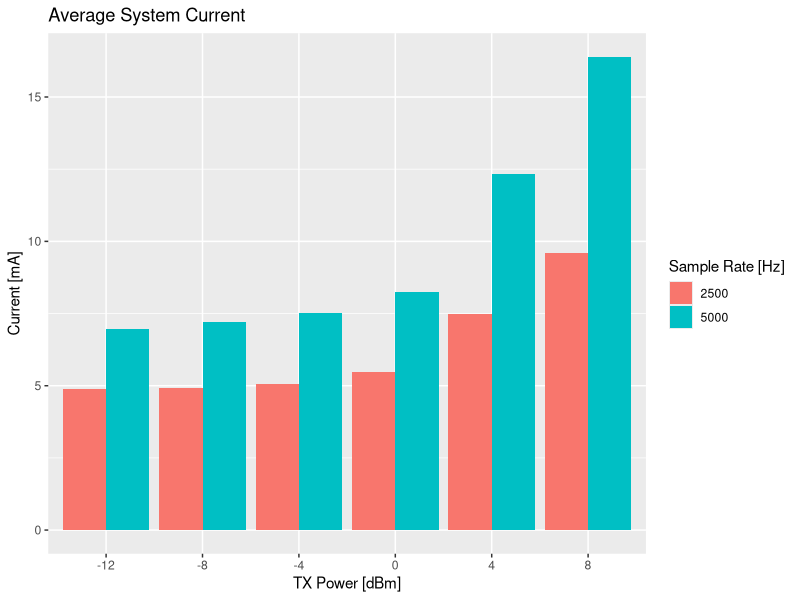
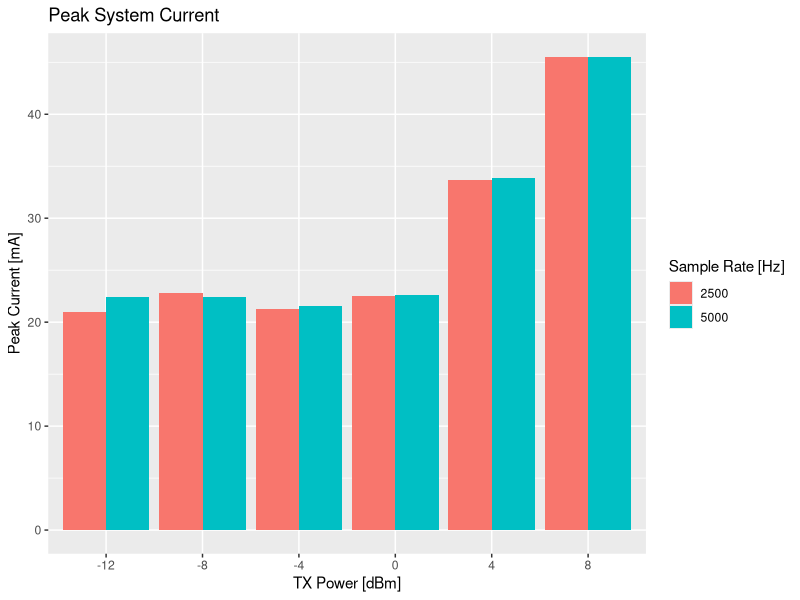
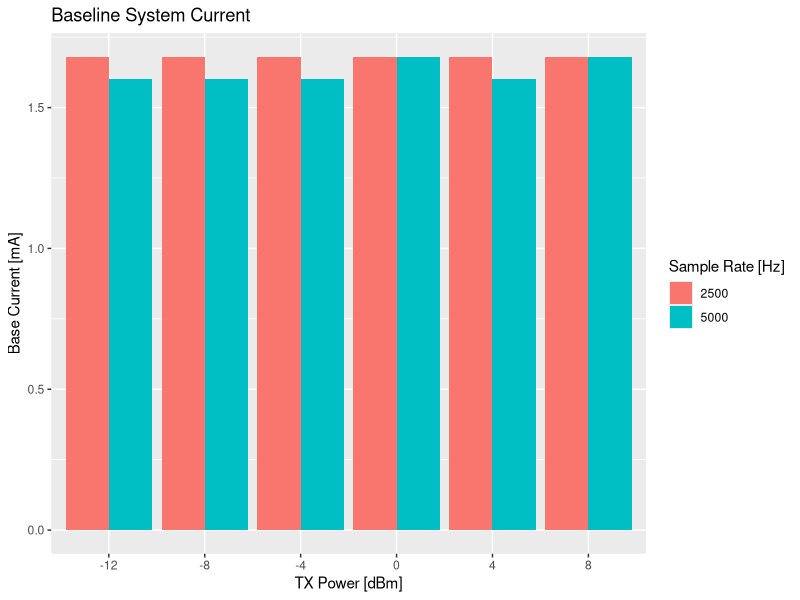

Write the R code that produced these figures, in order.
library("tidyverse")

data <- read_csv("data.csv") %>%
  mutate(
    `TX Power [dBm]` = factor(`TX Power [dBm]`, levels = c(-12, -8, -4, 0, 4, 8)),
    `Sample Rate [Hz]` = factor(`Sample Rate [Hz]`, levels = c(2500, 5000))
  )

png(width = 8, height = 5, units = "in", res = 300)

ggplot(data) +
  aes(`TX Power [dBm]`, `Current [mA]`, fill = `Sample Rate [Hz]`) +
  geom_col(position = "dodge") +
  labs(
    title = "Average System Current"
  )

ggplot(data) +
  aes(`TX Power [dBm]`, `Peak Current [mA]`, fill = `Sample Rate [Hz]`) +
  geom_col(position = "dodge") +
  labs(
    title = "Peak System Current"
  )

ggplot(data) +
  aes(`TX Power [dBm]`, `Base Current [mA]`, fill = `Sample Rate [Hz]`) +
  geom_col(position = "dodge") +
  labs(
    title = "Baseline System Current"
  )
